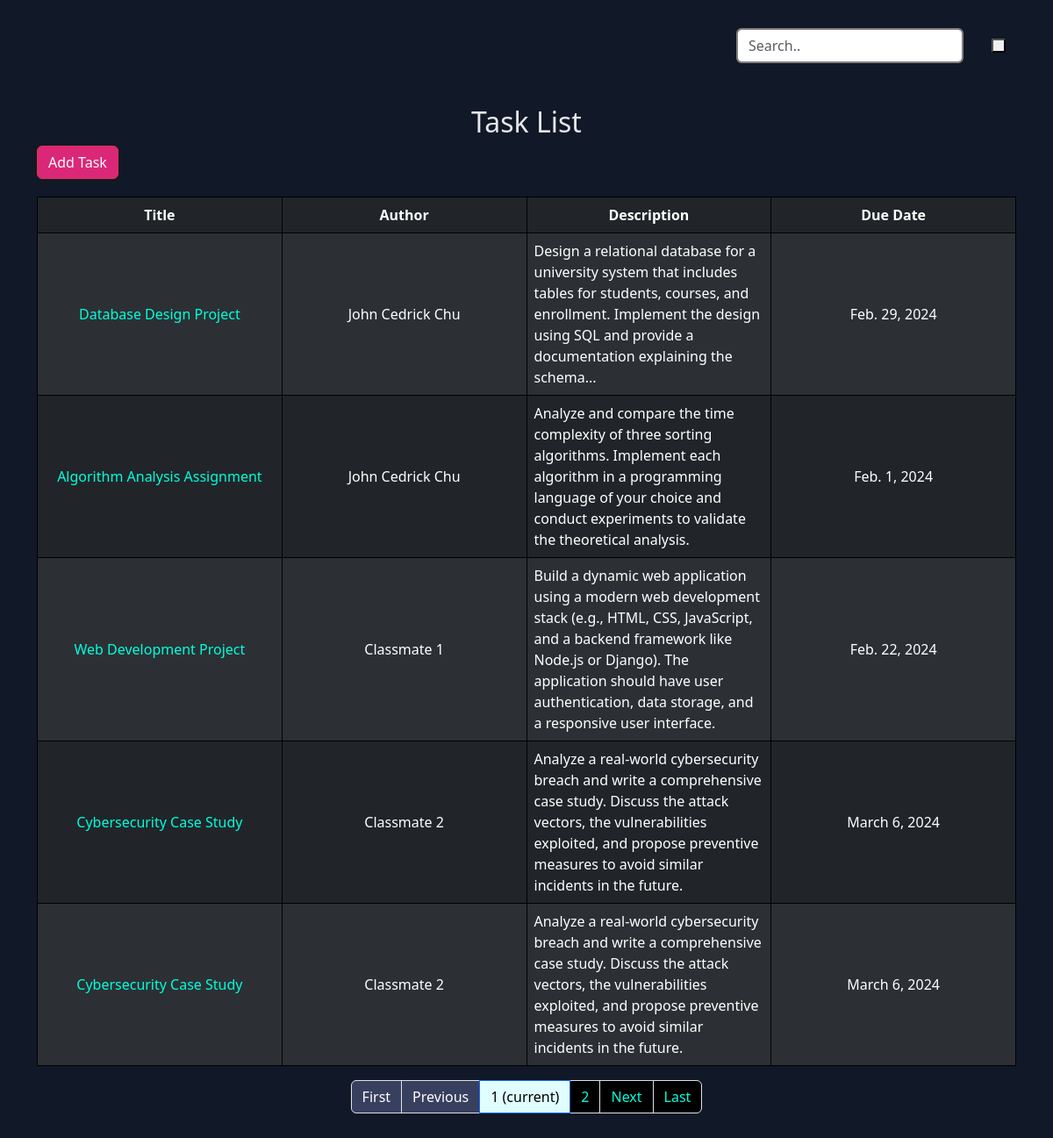
Page /task/ on the committed database.
### taskapp/models.py (models this page shows, shortened)
class BaseModel(models.Model):
    created_at = models.TimeField(auto_now_add=True)
    updated_at = models.TimeField(auto_now=True)
    class Meta:
        abstract = True

class Task(BaseModel):
    title = models.CharField(max_length=255, null=True, blank=True)
    created_by = models.CharField(max_length=255, null=True, blank=True)
    description = models.CharField(max_length=500, null=True, blank=True)
    due_date = models.DateField(blank=True,null=True)

### taskapp/views.py (the view)
# urls.py: path('task/', TaskListView.as_view(), name='task-list'),
class TaskListView(ListView):
    model = Task
    template_name = 'task_list.html'
    paginate_by = '5'
    context_object_name = 'tasks'

### taskapp/templates/task_list.html
{% extends 'base.html' %}
{% block body %}
    <h2 class='text-center'>Task List</h2>
    <a href=" {% url 'task-create'%}" class='btn btn-danger' style='margin-bottom:20px;'>Add Task</a>
    <table id='data-table' class="table table-striped table-dark table-bordered">
        <thead class='text-center'>
            <tr>
                <th>Title</th>
                <th>Author</th>
                <th>Description</th>
                <th>Due Date</th>
            </tr>
        </thead>
        <tbody id='record-table'>
        {% for task in tasks %}
            <tr>
                <td class='text-center'> <a  style='text-decoration: none;' href="{% url 'task-detail' task.pk %}">{{ task.title }} </a></td>
                <td class='text-center'>{{ task.created_by }}</td>
                <td>{{ task.description }}</td>
                <td class='text-center'>{{ task.due_date }}</td>
            </tr>
        {% endfor %}
        </tbody>
    </table>
    <div style='display: flex; justify-content:center; align-items:center;'>
        {% include 'includes/pagination.html' %}
    </div>
{% endblock %}

### taskapp/templates/base.html (shortened to what this page needs)
<html lang="en">
<head>
    {% load static %}
    <link rel="stylesheet" href='/static/style.css'>
    <link rel="stylesheet" href='/static/header.css'>
    <link href="https://cdn.jsdelivr.net/npm/bootstrap@5.3.2/dist/css/bootstrap.min.css" rel="stylesheet">
</head>
<body>
    <div class='container'>
        {% include 'header.html'%}
        {% block body %} {% endblock %}
    </div>
</body>
</html>

### taskapp/templates/header.html (shortened to what this page needs)
{% load static %}
<header class="header container">
    <nav>
        <ul class="header-items">
            <li>
                <input class="form-control" id="searchInput" type="text" placeholder="Search.."style="border: 2px solid #808080;">
            </li>
            <li>
                <button aria-label="theme-toggle btn" id="theme-toggle" class="theme_mode">
                </button>
            </li>
        </ul>
    </nav>
</header>

### taskapp/templates/includes/pagination.html
{% if is_paginated %}
    <nav aria-label="Topics pagination" class="mb-4">
        <ul class="pagination">
            {% if page_obj.number > 1 %}
                <li class="page-item">
                    <a class="page-link" style='background-color:black;color:white' href="?page=1">First</a>
                </li>
            {% else %}
                <li class="page-item disabled">
                    <span class="page-link" style='background-color:black;color:white'>First</span>
                </li>
            {% endif %}
            {% if page_obj.has_previous %}
                <li class="page-item">
                    <a class="page-link" style='background-color:black;color:white' href="?page={{ page_obj.previous_page_number }}">Previous</a>
                </li>
            {% else %}
                <li class="page-item disabled">
                    <span class="page-link" style='background-color:black;color:white'>Previous</span>
                </li>
            {% endif %}
            {% for page_num in paginator.page_range %}
                {% if page_obj.number == page_num %}
                    <li class="page-item active">
                        <span class="page-link">
                            {{ page_num }}
                            <span class="sr-only">(current)</span>
                        </span>
                    </li>
                {% elif page_num > page_obj.number|add:'-3' and page_num < page_obj.number|add:'3' %}
                    <li class="page-item">
                        <a class="page-link" href="?page={{ page_num }}" style='background-color:black;color:white'>{{ page_num }}</a>
                    </li>
                {% endif %}
            {% endfor %}
            {% if page_obj.has_next %}
                <li class="page-item">
                    <a class="page-link" style='background-color:black;color:white' href="?page={{ page_obj.next_page_number }}">Next</a>
                </li>
            {% else %}
                <li class="page-item disabled">
                    <span class="page-link" style='background-color:black;color:white'>Next</span>
                </li>
            {% endif %}
            {% if page_obj.number != paginator.num_pages %}
                <li class="page-item">
                    <a class="page-link" style='background-color:black;color:white' href="?page={{ paginator.num_pages }}">Last</a>
                </li>
            {% else %}
                <li class="page-item disabled">
                    <span class="page-link" style='background-color:black;color:white'>Last</span>
                </li>
            {% endif %}
        </ul>
    </nav>
{% endif %}

### taskapp/static/style.css (style rules this page uses)
:root { --clr-dark: #111827; --clr-light: #E5E7EB; --clr-slate500: #6B7280; --clr-slate700: #374151; --clr-slate800: #1F2937; --clr-red: #DB2777; --clr-blue: #2563EB; --size-xxs: 0.5rem; --size-xs: 0.75rem; --size-sm: 0.875rem; --size-base: 1rem; --size-lg: 1.125rem; --size-xl: 1.25rem; --size-2xl: 1.5rem; --size-3xl: 1.875rem; --size-4xl: 2.25rem; --size-5xl: 3rem; --size-6xl: 4.75rem; --size-7xl: 4.5rem; --size-8xl: 6rem; --size-9xl: 8rem; --size-10xl: 10rem; }
* { margin: 0; line-height: calc(1em + 0.5rem); }
html { scroll-behavior: smooth; }
body { font-family: 'General Sans', sans-serif; background-color: var(--clr-dark)!important; color: var(--clr-light)!important; }
a { color: var(--clr-red); }
table { border-collapse: collapse; border: 1px solid black!important; width: 100%; overflow-x: hidden; table-layout: fixed; }
td { word-wrap: break-word; text-align: center; vertical-align: middle; }
th, td { border: 1px solid black!important; text-align: left; }
.btn { background-color: var(--clr-red)!important; }
a { text-decoration: none; color: rgb(0, 255, 221)!important; }
.active>.page-link { background-color: rgb(224, 253, 255)!important; color: black!important; }
.disabled>.page-link { background-color: #38405F!important; }
.btn-danger { color:white!important; }

### taskapp/static/header.css (style rules this page uses)
.header { display: flex; justify-content: flex-end; padding-top: 2rem; padding-bottom: 2rem; }
.header-items { display: none; }
@media (min-width: 768px) { .header-items { display: flex; align-items: center; list-style: none; padding: 0; gap: 2em; } }
@media (min-width: 768px) { .theme_mode { display: block!important; width: var(--size-base); height: var(--size-base); } }
@media (min-width: 1024px) { .theme_mode { display: block!important; width: var(--size-base); height: var(--size-base); color: black!important; } }

### rows in the picture
Task: title "Database Design Project", created_by "John Cedrick Chu", description "Design a relational database for a university system that includes tables for students, courses, and enrollment. Implement the design using SQL and provide a documentation explaining the schema...", due_date "Feb. 29, 2024"
Task: title "Algorithm Analysis Assignment", created_by "John Cedrick Chu", description "Analyze and compare the time complexity of three sorting algorithms. Implement each algorithm in a programming language of your choice and conduct experiments to validate the theoretical analysis.", due_date "Feb. 1, 2024"
Task: title "Web Development Project", created_by "Classmate 1", description "Build a dynamic web application using a modern web development stack (e.g., HTML, CSS, JavaScript, and a backend framework like Node.js or Django). The application should have user authentication, data storage, and a responsive user interface.", due_date "Feb. 22, 2024"
Task: title "Cybersecurity Case Study", created_by "Classmate 2", description "Analyze a real-world cybersecurity breach and write a comprehensive case study. Discuss the attack vectors, the vulnerabilities exploited, and propose preventive measures to avoid similar incidents in the future.", due_date "March 6, 2024"
Task: title "Cybersecurity Case Study", created_by "Classmate 2", description "Analyze a real-world cybersecurity breach and write a comprehensive case study. Discuss the attack vectors, the vulnerabilities exploited, and propose preventive measures to avoid similar incidents in the future.", due_date "March 6, 2024"

### other values in the picture
{{ page_num }} "1"
{{ page_num }} "2"
